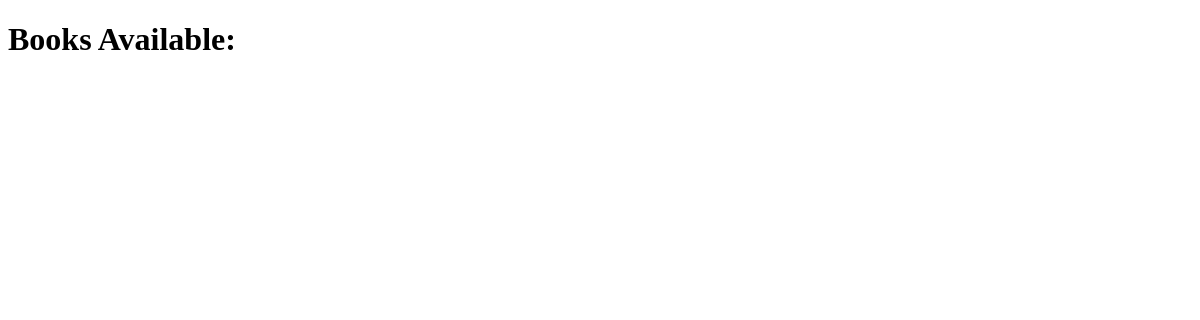
The page /books/ on the database as committed earlier.
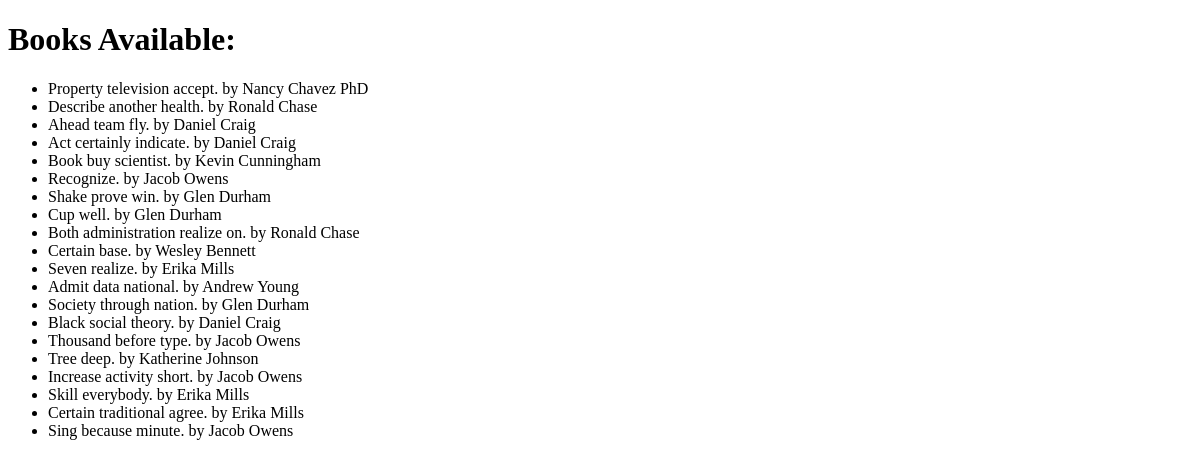
The same page on the database as committed later.
### relationship_app/models.py (models this page shows, shortened)
class Book(models.Model):
    title = models.CharField(max_length=200)
    author = models.ForeignKey(Author, on_delete=models.CASCADE, related_name="books")
    class Meta:
        permissions = [
            ('can_add_book', 'Can add book'),
            ('can_change_book', 'Can change book'),
            ('can_delete_book', 'Can delete book'),
        ]

class Author(models.Model):
    name = models.CharField(max_length=100)

### relationship_app/views.py (the view)
# urls.py: path('books/', list_books, name='list_books'),
def list_books(request):
    books = Book.objects.all()
    return render(request, 'relationship_app/list_books.html', {'books': books})

### relationship_app/templates/relationship_app/list_books.html (shortened to what this page needs)
<!DOCTYPE html>
<html lang="en">
<head>
</head>
<body>
    <h1>Books Available:</h1>
    <ul>
        {% for book in books %}
        <li>{{ book.title }} by {{ book.author.name }}</li>
        {% endfor %}
    </ul>
</body>
</html>

Rows that differ between the two databases and show on the page:
added Book: title "Property television accept.", author.name "Nancy Chavez PhD"
added Book: title "Describe another health.", author.name "Ronald Chase"
added Book: title "Ahead team fly.", author.name "Daniel Craig"
added Book: title "Act certainly indicate.", author.name "Daniel Craig"
added Book: title "Book buy scientist.", author.name "Kevin Cunningham"
added Book: title "Recognize.", author.name "Jacob Owens"
added Book: title "Shake prove win.", author.name "Glen Durham"
added Book: title "Cup well.", author.name "Glen Durham"
added Book: title "Both administration realize on.", author.name "Ronald Chase"
added Book: title "Certain base.", author.name "Wesley Bennett"
added Book: title "Seven realize.", author.name "Erika Mills"
added Book: title "Admit data national.", author.name "Andrew Young"
added Book: title "Society through nation.", author.name "Glen Durham"
added Book: title "Black social theory.", author.name "Daniel Craig"
added Book: title "Thousand before type.", author.name "Jacob Owens"
added Book: title "Tree deep.", author.name "Katherine Johnson"
added Book: title "Increase activity short.", author.name "Jacob Owens"
added Book: title "Skill everybody.", author.name "Erika Mills"
added Book: title "Certain traditional agree.", author.name "Erika Mills"
added Book: title "Sing because minute.", author.name "Jacob Owens"
